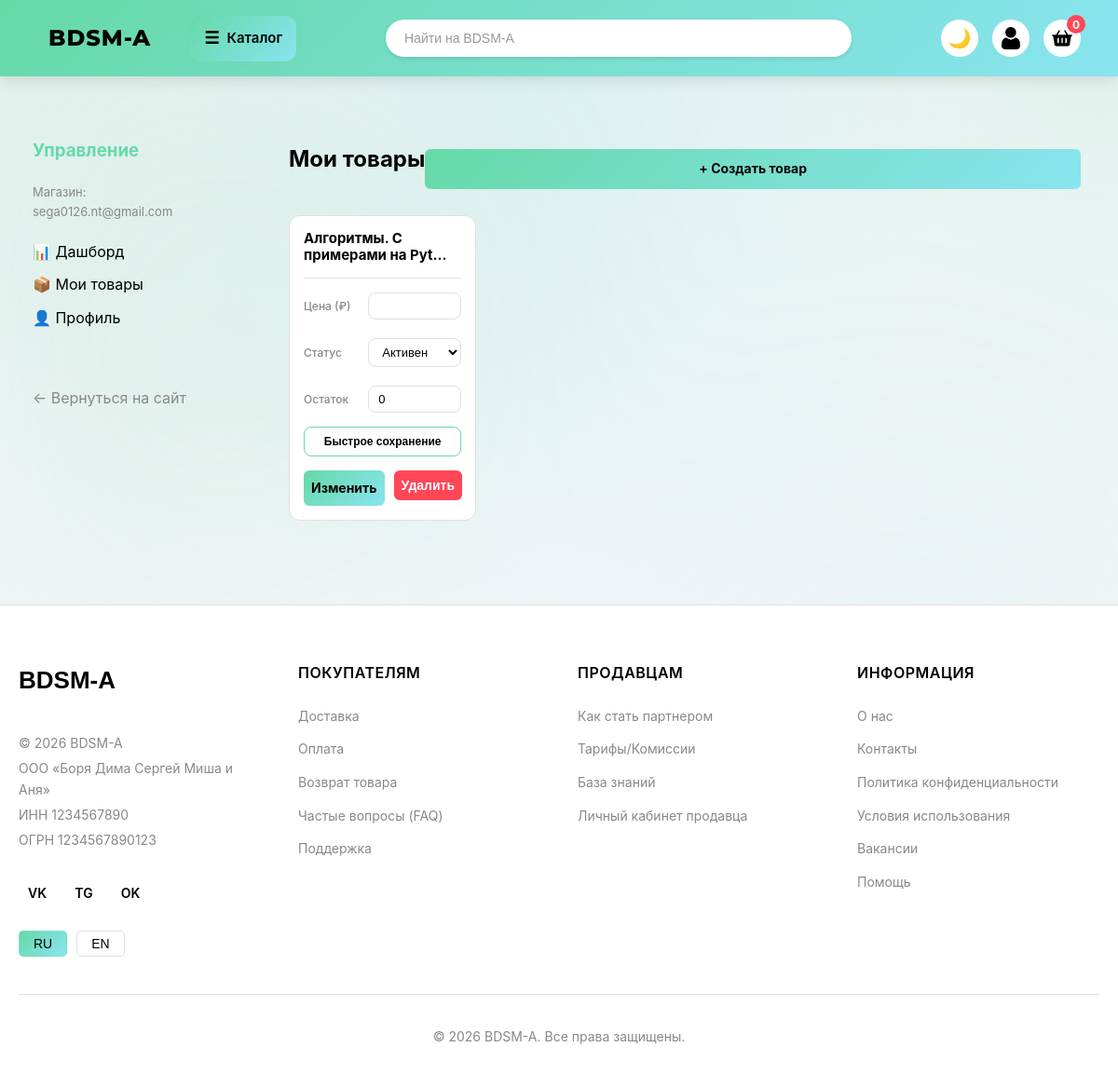
/seller/products/ (signed in), run on the app's committed database.
### main/models.py (models this page shows, shortened)
class Users(AbstractBaseUser, PermissionsMixin):
    ROLE_CHOICES = (
        ('buyer', 'Покупатель'),
        ('seller', 'Продавец'),
        ('admin', 'Админ'),
    )
    id = models.AutoField(primary_key=True, editable=False)
    email = models.EmailField("Email", unique=True)
    role = models.CharField("Роль", max_length=20, choices=ROLE_CHOICES, default='buyer')
    is_active = models.BooleanField("Активен", default=True)
    is_staff = models.BooleanField("Доступ в админку", default=False)
    objects = CustomUserManagers()
    USERNAME_FIELD = 'email' # Логинимся по email
    REQUIRED_FIELDS = []     # Дополнительных обязательных полей при создании нет
    class Meta:
        verbose_name = "Пользователь"
        verbose_name_plural = "Пользователи"

class Products(models.Model):
    STATUS_CHOICES = (
        ('draft', 'Черновик'),
        ('active', 'Активен'),
        ('archived', 'В архиве'),
    )
    status = models.CharField("Статус", max_length=20, help_text="Управляет видимостью товара на сайте. " \
    "Черновик(draft) - не показывается, Активен(active) - показывается, " \
    "В архиве(archived) - не показывается и не участвует в поиске.",
    choices=STATUS_CHOICES, default='draft')
    id = models.AutoField(primary_key=True)
    seller = models.ForeignKey(settings.AUTH_USER_MODEL, on_delete=models.CASCADE, verbose_name="Продавец", related_name="products", null=True)
    name = models.CharField("Название", max_length=200)
    category = models.ForeignKey(Categories,
        on_delete=models.CASCADE,
        verbose_name= "Категория",
        related_name="products")
    brand = models.ForeignKey(Brands,
        on_delete=models.CASCADE,
        verbose_name="Бренд")
    description = models.TextField("Описание", blank=True)
    created_at = models.DateTimeField("Дата создания", auto_now_add=True)
    updated_at = models.DateTimeField("Дата обновления",auto_now=True)
    slug = models.SlugField("Слаг", max_length=200, unique=True, null=True, blank=True, help_text="Заполняется автоматически!")
    views_count = models.PositiveIntegerField("Просмотры", default=0)
    sales_count = models.PositiveIntegerField("Продажи", default=0)
    class Meta:
        verbose_name = "Продукт"
        verbose_name_plural = "Продукты"

### main/views.py (the view, shortened to what this page needs)
# urls.py: path('seller/products/', views.manage_products, name='manage_products'),
@login_required
def manage_products(request):
    products = Products.objects.filter(seller=request.user).prefetch_related('product_variants_set', 'product_images_set').order_by('-created_at')
    return render(request, 'products_list.html', {'products': products})

### main/templates/products_list.html (shortened to what this page needs)
{% extends 'base.html' %}
{% load static %}
{% block extra_css %}
<link rel="stylesheet" href="{% static 'css/dashboard.css' %}">
{% endblock %}
{% block content %}
<div class="dashboard-container">
    <div class="dashboard-sidebar">
        <h3>Управление</h3>
        <p class="store-name">Магазин: {{ request.user.email }}</p>
        <div class="dashboard-menu">
            <a href="{% url 'seller_dashboard' %}">📊 Дашборд</a>
            <a href="{% url 'manage_products' %}">📦 Мои товары</a>
            <a href="{% url 'seller_profile' %}">👤 Профиль</a>
            <hr>
            <a href="/" class="back-link">← Вернуться на сайт</a>
        </div>
    </div>
    <div class="dashboard-content">
        <div class="dashboard-panel glass-panel">
            <div style="display: flex; justify-content: space-between; align-items: center; margin-bottom: 20px;">
                <h2>Мои товары</h2>
                <a href="{% url 'add_product' %}" class="action-btn btn-edit" style="padding: 10px 20px;">+ Создать товар</a>
            </div>
            <div class="dashboard-grid">
                {% for product in products %}
                <div class="dashboard-card">
                    <div class="dashboard-card-header">
                        <h4 class="dashboard-card-title">{{ product.name|truncatechars:30 }}</h4>
                    </div>
                    <form action="{% url 'manage_products' %}" method="POST" class="quick-edit-form">
                        <div class="quick-edit-row">
                            <span class="quick-edit-label">Цена (₽)</span>
                            <input type="number" step="0.01" name="price" class="quick-edit-input" value="{{ product.product_variants_set.first.price|stringformat:'f'|slice:':-4' }}">
                        </div>
                        <div class="quick-edit-row" style="margin-top: 10px;">
                            <span class="quick-edit-label">Статус</span>
                            <select name="status" class="quick-edit-input">
                                <option value="active" {% if product.status == 'active' %}selected{% endif %}>Активен</option>
                            </select>
                        </div>
                        <div class="quick-edit-row" style="margin-top: 10px;">
                            <span class="quick-edit-label">Остаток</span>
                            <input type="number" name="stock" class="quick-edit-input" value="{{ product.product_variants_set.first.stock.first.quantity|default:'0' }}">
                        </div>
                        <button type="submit" class="quick-save-btn">Быстрое сохранение</button>
                    </form>
                    <div class="dashboard-card-actions">
                        <a href="{% url 'edit_product' product.id %}" class="action-btn btn-edit">Изменить</a>
                        <form action="{% url 'manage_products' %}" method="POST" class="delete-form" onsubmit="return confirm('Точно удалить?');">
                            <button type="submit" name="delete" class="action-btn btn-delete">Удалить</button>
                        </form>
                    </div>
                </div>
                {% empty %}
                <p class="empty-state">У вас пока нет добавленных товаров.</p>
                {% endfor %}
            </div>
        </div>
    </div>
</div>
{% endblock %}

### main/static/css/base.css (style rules this page uses)
:root { --bg-color: #f6f6f9; --bg-secondary: #ffffff; --card-bg: #ffffff; --text-color: #000000; --text-secondary: #888888; --header-gradient: linear-gradient(135deg, #66d9a8 0%, #89e4f0 100%); --banner-gradient: linear-gradient(135deg, #c0c0c0 0%, #4a7c8c 100%); --banner-text: #66d9a8; --input-bg: #ffffff; --input-text: #000000; --icon-bg: #ffffff; --shadow-light: rgba(0, 0, 0, 0.1); --shadow-medium: rgba(0, 0, 0, 0.15); --nav-border: #eeeeee; --nav-text: #999999; --nav-active: #66d9a8; --button-gradient: linear-gradient(135deg, #66d9a8 0%, #89e4f0 100%); --button-text: #000000; --cart-badge: #ff4757; --nav-bg: #ffffff; --border-color: #e0e0e0; --catalog-bg: linear-gradient(135deg, #66d9a8 0%, #89e4f0 100%); --catalog-shadow: rgba(102, 217, 168, 0.3); --auth-glass-bg: rgba(30, 41, 59, 0.7); --auth-glass-blur: 50px; --auth-glass-border: 1px solid rgba(255, 255, 255, 0.1); --auth-title-color: #5eead4; --auth-subtitle-color: rgba(255, 255, 255, 0.8); --auth-text: #ffffff; }
* { box-sizing: border-box; }
.body { margin: 0; font-family: -apple-system, BlinkMacSystemFont, "Segoe UI", Roboto, Helvetica, Arial, sans-serif; background: var(--bg-color); background-image: radial-gradient(at 0% 0%, hsla(153, 58%, 63%, 0.15) 0px, transparent 50%), radial-gradient(at 50% 0%, hsla(188, 78%, 74%, 0.15) 0px, transparent 50%), radial-gradient(at 100% 0%, hsla(153, 58%, 63%, 0.15) 0px, transparent 50%); background-attachment: fixed; color: var(--text-color); padding-bottom: 70px; transition: background-color 0.3s ease, color 0.3s ease; min-height: 100vh; line-height: 1.6; overflow-x: hidden; }
.body::before { content: ""; position: fixed; top: 0; left: 0; width: 100%; height: 100%; z-index: -1; background: radial-gradient(circle at 20% 30%, hsla(153, 58%, 63%, 0.1) 0%, transparent 40%), radial-gradient(circle at 80% 70%, hsla(188, 78%, 74%, 0.1) 0%, transparent 40%); filter: blur(80px); animation: mesh-float 20s ease-in-out infinite alternate; }
@media (min-width: 769px) { .body { padding-bottom: 0; } }
@media (min-width: 1025px) { .body { padding-bottom: 0; } }

### data on the page
Users: user.email "sega0126.nt@gmail.com"
Products: name "Алгоритмы. С примерами на Pyt…", status "Активен", stock "0"
